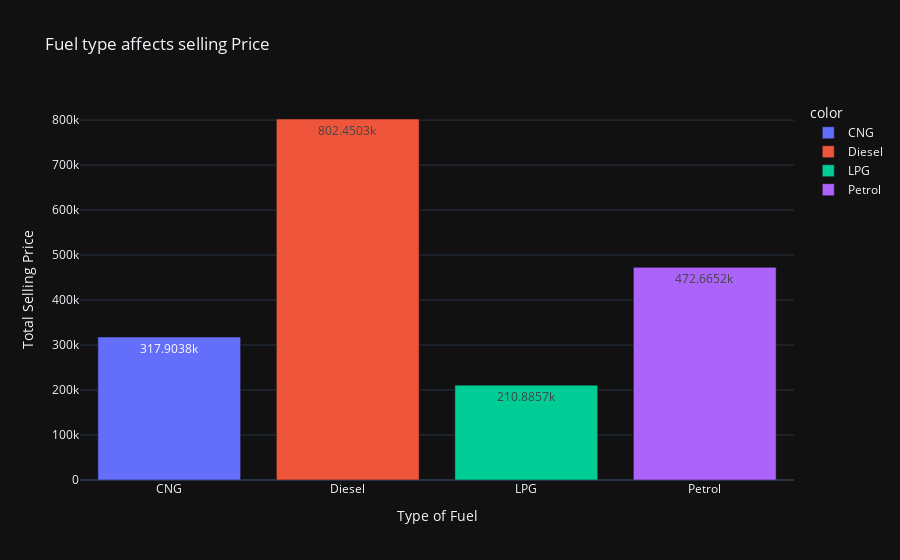

Notebook cell for this chart:
### Code cell
price_Type_Fuel = df.groupby('fuel')['selling_price'].mean()
px.bar(x = price_Type_Fuel.index,
       y = price_Type_Fuel.values,
       template = 'plotly_dark',
       color = price_Type_Fuel.index,
       text_auto = True,
       title = 'Fuel type affects selling Price',
       labels = {'y':'Total Selling Price','x':'Type of Fuel'}
       )

### Figure 1 — Plotly figure (JSON) as saved in the notebook; plotly's stock layout.template omitted (floating-point values rounded to 4 significant figures)
{"data": [{"alignmentgroup": "True", "hovertemplate": "color=CNG<br>Type of Fuel=%{x}<br>Total Selling Price=%{y}<extra></extra>", "legendgroup": "CNG", "marker": {"color": "#636efa", "pattern": {"shape": ""}}, "name": "CNG", "offsetgroup": "CNG", "orientation": "v", "showlegend": true, "textposition": "auto", "texttemplate": "%{y}", "type": "bar", "x": ["CNG"], "xaxis": "x", "y": [317900.0], "yaxis": "y"}, {"alignmentgroup": "True", "hovertemplate": "color=Diesel<br>Type of Fuel=%{x}<br>Total Selling Price=%{y}<extra></extra>", "legendgroup": "Diesel", "marker": {"color": "#EF553B", "pattern": {"shape": ""}}, "name": "Diesel", "offsetgroup": "Diesel", "orientation": "v", "showlegend": true, "textposition": "auto", "texttemplate": "%{y}", "type": "bar", "x": ["Diesel"], "xaxis": "x", "y": [802500.0], "yaxis": "y"}, {"alignmentgroup": "True", "hovertemplate": "color=LPG<br>Type of Fuel=%{x}<br>Total Selling Price=%{y}<extra></extra>", "legendgroup": "LPG", "marker": {"color": "#00cc96", "pattern": {"shape": ""}}, "name": "LPG", "offsetgroup": "LPG", "orientation": "v", "showlegend": true, "textposition": "auto", "texttemplate": "%{y}", "type": "bar", "x": ["LPG"], "xaxis": "x", "y": [210900.0], "yaxis": "y"}, {"alignmentgroup": "True", "hovertemplate": "color=Petrol<br>Type of Fuel=%{x}<br>Total Selling Price=%{y}<extra></extra>", "legendgroup": "Petrol", "marker": {"color": "#ab63fa", "pattern": {"shape": ""}}, "name": "Petrol", "offsetgroup": "Petrol", "orientation": "v", "showlegend": true, "textposition": "auto", "texttemplate": "%{y}", "type": "bar", "x": ["Petrol"], "xaxis": "x", "y": [472700.0], "yaxis": "y"}], "layout": {"barmode": "relative", "legend": {"title": {"text": "color"}, "tracegroupgap": 0}, "title": {"text": "Fuel type affects selling Price"}, "xaxis": {"anchor": "y", "domain": [0, 1], "title": {"text": "Type of Fuel"}}, "yaxis": {"anchor": "x", "domain": [0, 1], "title": {"text": "Total Selling Price"}}}}
